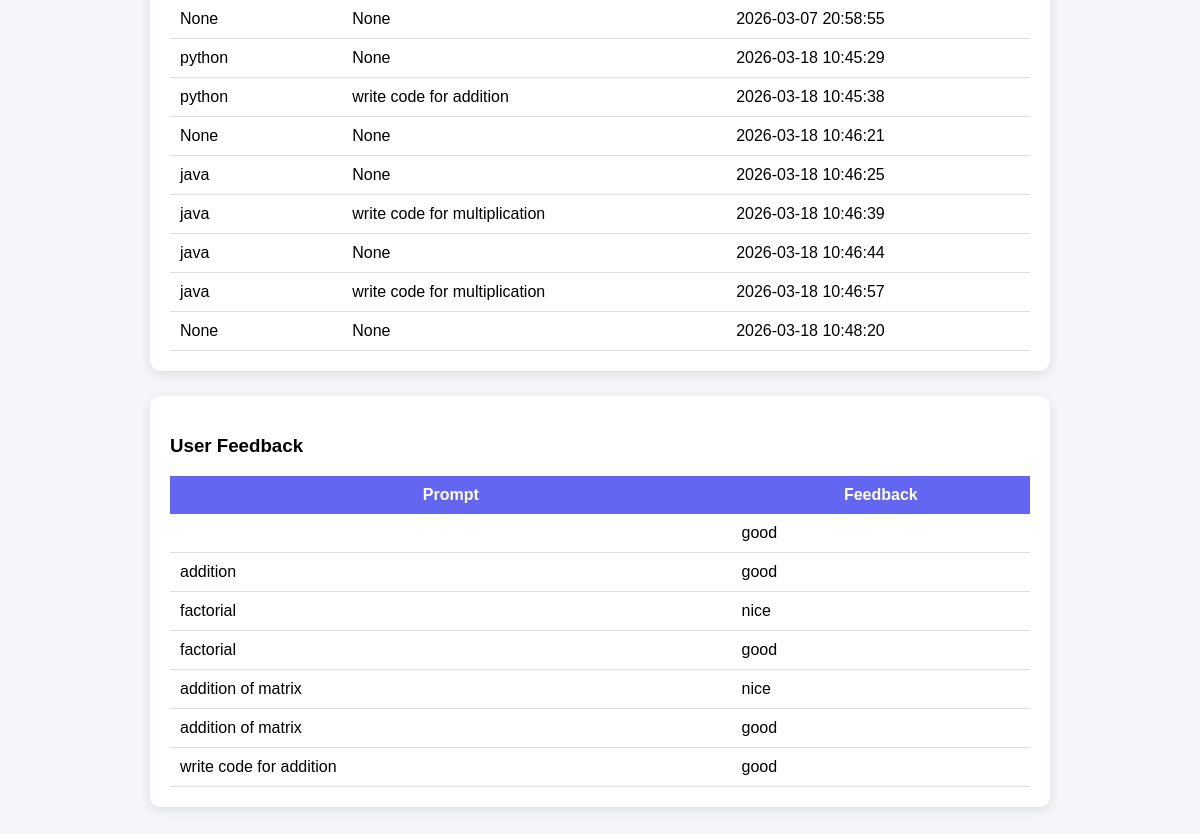
The app's page /admin/user/NANDINI (lower part), older data.
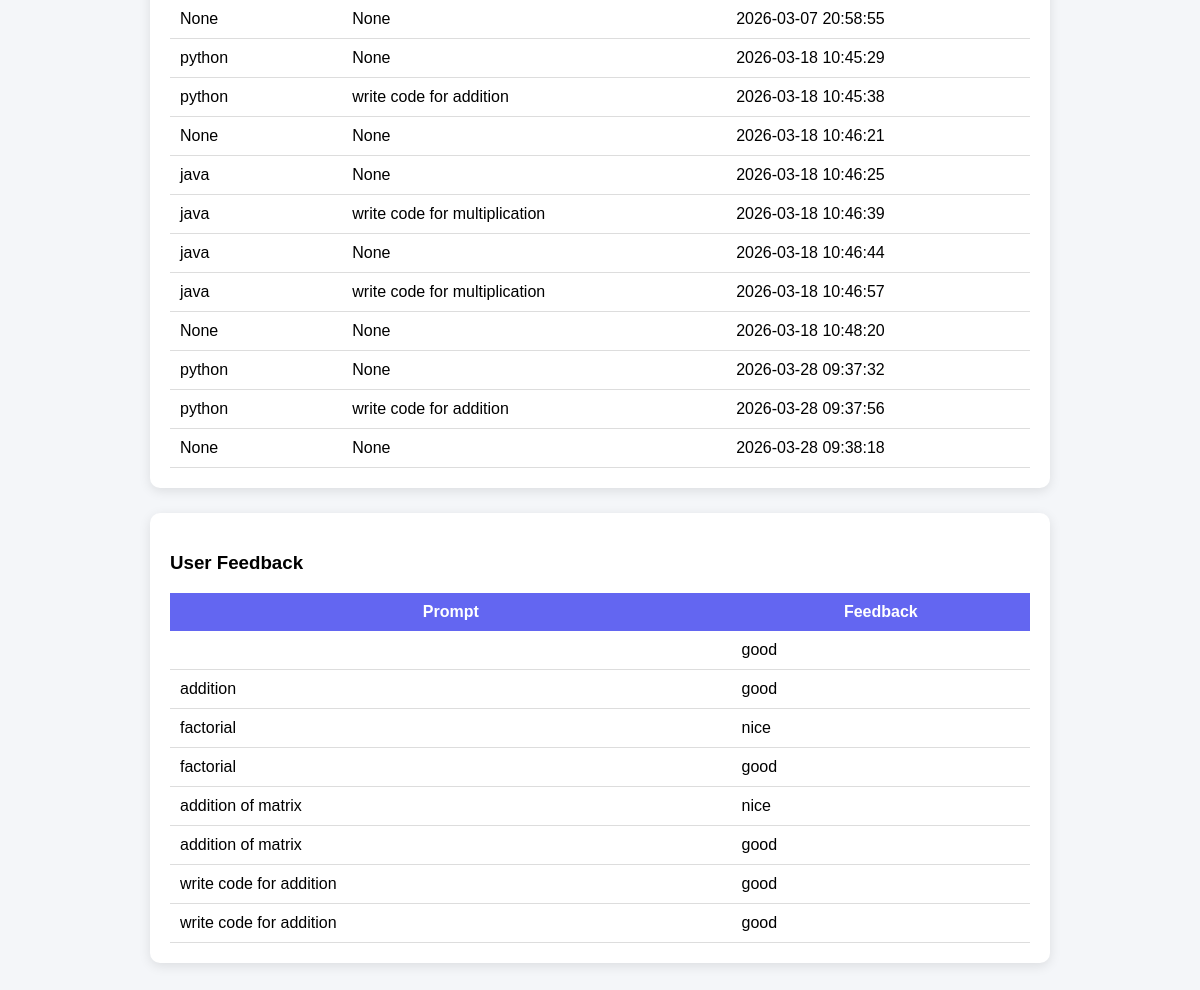
The same page, newer data.
### tables this page shows
CREATE TABLE history (
            id INTEGER PRIMARY KEY AUTOINCREMENT,
            username TEXT,
            language TEXT,
            prompt TEXT,
            code TEXT,
            explanation TEXT,
            example TEXT,
            date TEXT
        );

CREATE TABLE feedback(
        id INTEGER PRIMARY KEY AUTOINCREMENT,
        username TEXT,
        prompt TEXT,
        message TEXT
);

### CodeGenie AI/app.py (the view)
@app.route("/admin/user/<username>")
def admin_user(username):
    conn = sqlite3.connect("database.db")
    cursor = conn.cursor()
    cursor.execute("SELECT language, prompt, date FROM history WHERE username=?", (username,))
    history = cursor.fetchall()
    cursor.execute("SELECT prompt, message FROM feedback WHERE username=?", (username,))
    feedbacks = cursor.fetchall()
    conn.close()
    return render_template(
        "admin_user.html",
        username=username,
        history=history,
        feedbacks=feedbacks
    )

### CodeGenie AI/templates/admin_user.html (shortened to what this page needs)
<!DOCTYPE html>
<html>
<head>
</head>
<body>
<div class="container">
<div class="card">
<table>
{% for row in history %}
<tr>
<td>{{row[0]}}</td>
<td>{{row[1]}}</td>
<td>{{row[2]}}</td>
</tr>
{% endfor %}
</table>
</div>
<div class="card">
<h3>User Feedback</h3>
<table>
<tr>
<th>Prompt</th>
<th>Feedback</th>
</tr>
{% for fb in feedbacks %}
<tr>
<td>{{fb[0]}}</td>
<td>{{fb[1]}}</td>
</tr>
{% endfor %}
</table>
</div>
</div>
</body>
</html>

### CodeGenie AI/templates/admin_user.html (style rules this page uses)
body { font-family: Arial, sans-serif; background:#f4f6f9; padding:30px; }
.container { max-width:900px; margin:auto; }
.card { background:white; padding:20px; margin-bottom:25px; border-radius:10px; box-shadow:0 3px 12px rgba(0,0,0,0.1); }
table { width:100%; border-collapse:collapse; }
th { background:#6366f1; color:white; padding:10px; }

Row changes from the older to the newer data that the page shows:
added history: language "python", row "None", date "2026-03-28 09:37:32"
added history: language "python", prompt "write code for addition", date "2026-03-28 09:37:56"
added history: row "None", date "2026-03-28 09:38:18"
added feedback: prompt "write code for addition", message "good"
